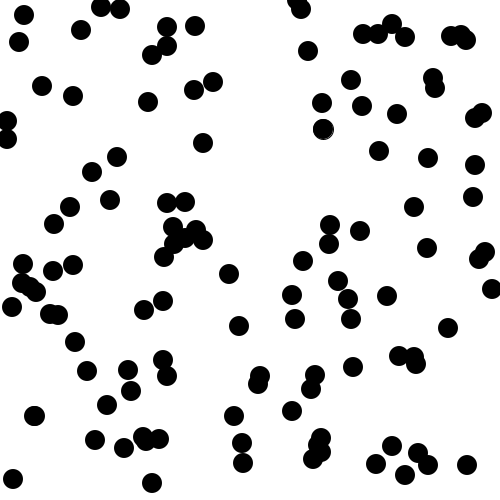
Frame 1 (no input)
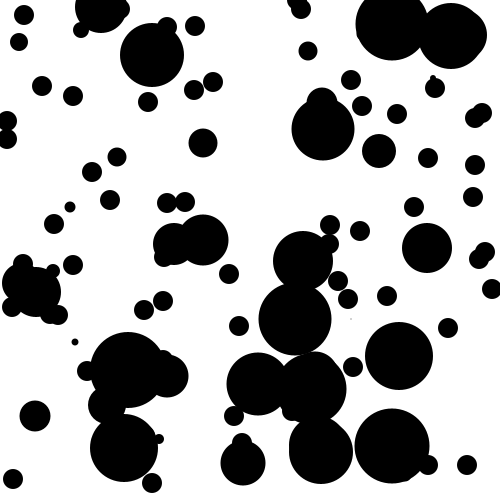
Frame 60 (the mouse pressed at the canvas centre just before this capture)
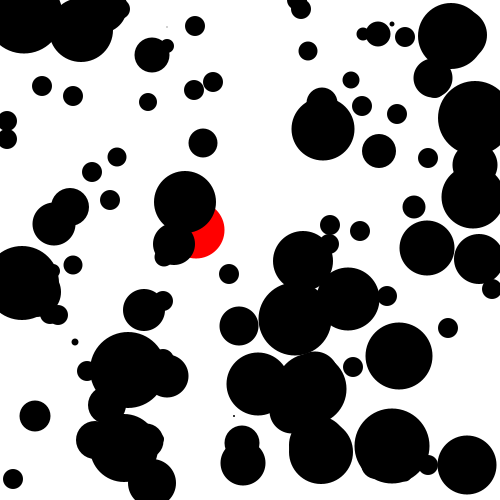
Frame 120 (the mouse held since frame 60 and released just before this capture)

The Processing sketch that drew these frames (run headless with seeded random() and noise(); from frame 60 on, the mouse is pressed at the canvas centre):

// Processing sketch: su_splashes
// ── su_splashes.pde
InkSplash [] splashes = new InkSplash [120];

void setup () {
  size (500, 500);
  
  for (int i = 0; i < splashes.length; i++) {
    splashes[i] = new InkSplash (int(random(width)), int(random(height)));
  }
}

void draw () {
  background (255);
  
  for (int i = 0; i < splashes.length; i++){
    splashes[i].drawSplash();
    if (splashes[i].isMouseOver()) {
      splashes[i].setColor(255,0,0);
    } else {
      splashes[i].setColor(0,0,0);
    }
  }
  splashes [int(random(splashes.length))].splashSize = int (random (0, 80));
}



class InkSplash {
  int splashX, splashY, splashSize;
  
  color c;
  
  InkSplash (int tempSplashX, int tempSplashY) {
    splashX = tempSplashX;
    splashY = tempSplashY;
    splashSize = 20;
    c = color(0);
  }
  
  void setColor(float r, float g, float b) {
     c = color(r,g,b);
  } 
  
  void drawSplash () {
    fill (c);
    ellipse (splashX, splashY, splashSize, splashSize);
  }
  
  void setSize (int tempSize){
    splashSize = tempSize;
  }

  boolean isMouseOver () {
    noStroke();
    if (mouseX > splashX && mouseX < splashX + splashSize && mouseY> splashY && mouseY < splashY + splashSize ) {
      return true;
    } else {
      return false;
    }
  }
  
}
